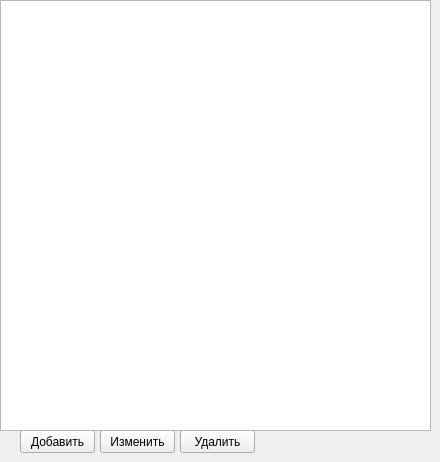
      <widget class="QWidget" name="tab_20">
       <attribute name="title">
        <string>Спец.Предметы</string>
       </attribute>
       <widget class="QPushButton" name="pushButton_6">
        <property name="geometry">
         <rect>
          <x>100</x>
          <y>430</y>
          <width>75</width>
          <height>23</height>
         </rect>
        </property>
        <property name="text">
         <string>Изменить</string>
        </property>
       </widget>
       <widget class="QPushButton" name="add_mag_lvl0_3">
        <property name="geometry">
         <rect>
          <x>20</x>
          <y>430</y>
          <width>75</width>
          <height>23</height>
         </rect>
        </property>
        <property name="text">
         <string>Добавить</string>
        </property>
       </widget>
       <widget class="QPushButton" name="pushButton_7">
        <property name="geometry">
         <rect>
          <x>180</x>
          <y>430</y>
          <width>75</width>
          <height>23</height>
         </rect>
        </property>
        <property name="text">
         <string>Удалить</string>
        </property>
       </widget>
       <widget class="QListWidget" name="list_mag_lvl0_3">
        <property name="geometry">
         <rect>
          <x>0</x>
          <y>0</y>
          <width>431</width>
          <height>431</height>
         </rect>
        </property>
        <property name="editTriggers">
         <set>QAbstractItemView::DoubleClicked</set>
        </property>
        <property name="showDropIndicator" stdset="0">
         <bool>false</bool>
        </property>
        <property name="dragDropMode">
         <enum>QAbstractItemView::DragOnly</enum>
        </property>
        <property name="defaultDropAction">
         <enum>Qt::MoveAction</enum>
        </property>
        <property name="alternatingRowColors">
         <bool>false</bool>
        </property>
        <property name="movement">
         <enum>QListView::Free</enum>
        </property>
       </widget>
      </widget>
